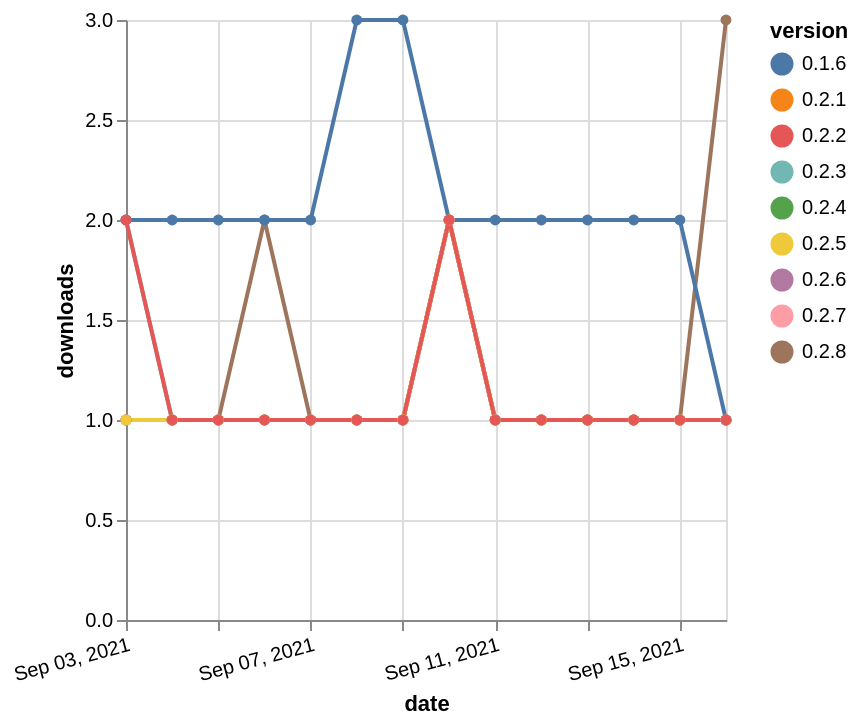

This figure's Vega-Lite source:
### Vega-Lite specification from a JSON file in a GitHub repository (floating-point values rounded to 4 significant figures)
{"$schema": "https://vega.github.io/schema/vega-lite/v5.json", "description": "A simple bar chart with embedded data.", "data": {"values": [{"date": "2021-09-03", "total": 191, "delta": 2, "version": "0.2.3"}, {"date": "2021-09-04", "total": 192, "delta": 1, "version": "0.2.3"}, {"date": "2021-09-05", "total": 193, "delta": 1, "version": "0.2.3"}, {"date": "2021-09-06", "total": 194, "delta": 1, "version": "0.2.3"}, {"date": "2021-09-07", "total": 195, "delta": 1, "version": "0.2.3"}, {"date": "2021-09-08", "total": 196, "delta": 1, "version": "0.2.3"}, {"date": "2021-09-09", "total": 197, "delta": 1, "version": "0.2.3"}, {"date": "2021-09-10", "total": 199, "delta": 2, "version": "0.2.3"}, {"date": "2021-09-11", "total": 200, "delta": 1, "version": "0.2.3"}, {"date": "2021-09-12", "total": 201, "delta": 1, "version": "0.2.3"}, {"date": "2021-09-13", "total": 202, "delta": 1, "version": "0.2.3"}, {"date": "2021-09-14", "total": 203, "delta": 1, "version": "0.2.3"}, {"date": "2021-09-15", "total": 204, "delta": 1, "version": "0.2.3"}, {"date": "2021-09-16", "total": 205, "delta": 1, "version": "0.2.3"}, {"date": "2021-09-03", "total": 198, "delta": 1, "version": "0.2.4"}, {"date": "2021-09-04", "total": 199, "delta": 1, "version": "0.2.4"}, {"date": "2021-09-05", "total": 200, "delta": 1, "version": "0.2.4"}, {"date": "2021-09-06", "total": 201, "delta": 1, "version": "0.2.4"}, {"date": "2021-09-07", "total": 202, "delta": 1, "version": "0.2.4"}, {"date": "2021-09-08", "total": 203, "delta": 1, "version": "0.2.4"}, {"date": "2021-09-09", "total": 204, "delta": 1, "version": "0.2.4"}, {"date": "2021-09-10", "total": 206, "delta": 2, "version": "0.2.4"}, {"date": "2021-09-11", "total": 207, "delta": 1, "version": "0.2.4"}, {"date": "2021-09-12", "total": 208, "delta": 1, "version": "0.2.4"}, {"date": "2021-09-13", "total": 209, "delta": 1, "version": "0.2.4"}, {"date": "2021-09-14", "total": 210, "delta": 1, "version": "0.2.4"}, {"date": "2021-09-15", "total": 211, "delta": 1, "version": "0.2.4"}, {"date": "2021-09-16", "total": 212, "delta": 1, "version": "0.2.4"}, {"date": "2021-09-03", "total": 182, "delta": 1, "version": "0.2.1"}, {"date": "2021-09-04", "total": 183, "delta": 1, "version": "0.2.1"}, {"date": "2021-09-05", "total": 184, "delta": 1, "version": "0.2.1"}, {"date": "2021-09-06", "total": 185, "delta": 1, "version": "0.2.1"}, {"date": "2021-09-07", "total": 186, "delta": 1, "version": "0.2.1"}, {"date": "2021-09-08", "total": 187, "delta": 1, "version": "0.2.1"}, {"date": "2021-09-09", "total": 188, "delta": 1, "version": "0.2.1"}, {"date": "2021-09-10", "total": 190, "delta": 2, "version": "0.2.1"}, {"date": "2021-09-11", "total": 191, "delta": 1, "version": "0.2.1"}, {"date": "2021-09-12", "total": 192, "delta": 1, "version": "0.2.1"}, {"date": "2021-09-13", "total": 193, "delta": 1, "version": "0.2.1"}, {"date": "2021-09-14", "total": 194, "delta": 1, "version": "0.2.1"}, {"date": "2021-09-15", "total": 195, "delta": 1, "version": "0.2.1"}, {"date": "2021-09-16", "total": 196, "delta": 1, "version": "0.2.1"}, {"date": "2021-09-03", "total": 212, "delta": 1, "version": "0.2.6"}, {"date": "2021-09-04", "total": 213, "delta": 1, "version": "0.2.6"}, {"date": "2021-09-05", "total": 214, "delta": 1, "version": "0.2.6"}, {"date": "2021-09-06", "total": 215, "delta": 1, "version": "0.2.6"}, {"date": "2021-09-07", "total": 216, "delta": 1, "version": "0.2.6"}, {"date": "2021-09-08", "total": 217, "delta": 1, "version": "0.2.6"}, {"date": "2021-09-09", "total": 218, "delta": 1, "version": "0.2.6"}, {"date": "2021-09-10", "total": 220, "delta": 2, "version": "0.2.6"}, {"date": "2021-09-11", "total": 221, "delta": 1, "version": "0.2.6"}, {"date": "2021-09-12", "total": 222, "delta": 1, "version": "0.2.6"}, {"date": "2021-09-13", "total": 223, "delta": 1, "version": "0.2.6"}, {"date": "2021-09-14", "total": 224, "delta": 1, "version": "0.2.6"}, {"date": "2021-09-15", "total": 225, "delta": 1, "version": "0.2.6"}, {"date": "2021-09-16", "total": 226, "delta": 1, "version": "0.2.6"}, {"date": "2021-09-03", "total": 225, "delta": 1, "version": "0.2.8"}, {"date": "2021-09-04", "total": 226, "delta": 1, "version": "0.2.8"}, {"date": "2021-09-05", "total": 227, "delta": 1, "version": "0.2.8"}, {"date": "2021-09-06", "total": 229, "delta": 2, "version": "0.2.8"}, {"date": "2021-09-07", "total": 230, "delta": 1, "version": "0.2.8"}, {"date": "2021-09-08", "total": 231, "delta": 1, "version": "0.2.8"}, {"date": "2021-09-09", "total": 232, "delta": 1, "version": "0.2.8"}, {"date": "2021-09-10", "total": 234, "delta": 2, "version": "0.2.8"}, {"date": "2021-09-11", "total": 235, "delta": 1, "version": "0.2.8"}, {"date": "2021-09-12", "total": 236, "delta": 1, "version": "0.2.8"}, {"date": "2021-09-13", "total": 237, "delta": 1, "version": "0.2.8"}, {"date": "2021-09-14", "total": 238, "delta": 1, "version": "0.2.8"}, {"date": "2021-09-15", "total": 239, "delta": 1, "version": "0.2.8"}, {"date": "2021-09-16", "total": 242, "delta": 3, "version": "0.2.8"}, {"date": "2021-09-03", "total": 182, "delta": 1, "version": "0.2.7"}, {"date": "2021-09-04", "total": 183, "delta": 1, "version": "0.2.7"}, {"date": "2021-09-05", "total": 184, "delta": 1, "version": "0.2.7"}, {"date": "2021-09-06", "total": 185, "delta": 1, "version": "0.2.7"}, {"date": "2021-09-07", "total": 186, "delta": 1, "version": "0.2.7"}, {"date": "2021-09-08", "total": 187, "delta": 1, "version": "0.2.7"}, {"date": "2021-09-09", "total": 188, "delta": 1, "version": "0.2.7"}, {"date": "2021-09-10", "total": 190, "delta": 2, "version": "0.2.7"}, {"date": "2021-09-11", "total": 191, "delta": 1, "version": "0.2.7"}, {"date": "2021-09-12", "total": 192, "delta": 1, "version": "0.2.7"}, {"date": "2021-09-13", "total": 193, "delta": 1, "version": "0.2.7"}, {"date": "2021-09-14", "total": 194, "delta": 1, "version": "0.2.7"}, {"date": "2021-09-15", "total": 195, "delta": 1, "version": "0.2.7"}, {"date": "2021-09-16", "total": 196, "delta": 1, "version": "0.2.7"}, {"date": "2021-09-03", "total": 1775, "delta": 2, "version": "0.1.6"}, {"date": "2021-09-04", "total": 1777, "delta": 2, "version": "0.1.6"}, {"date": "2021-09-05", "total": 1779, "delta": 2, "version": "0.1.6"}, {"date": "2021-09-06", "total": 1781, "delta": 2, "version": "0.1.6"}, {"date": "2021-09-07", "total": 1783, "delta": 2, "version": "0.1.6"}, {"date": "2021-09-08", "total": 1786, "delta": 3, "version": "0.1.6"}, {"date": "2021-09-09", "total": 1789, "delta": 3, "version": "0.1.6"}, {"date": "2021-09-10", "total": 1791, "delta": 2, "version": "0.1.6"}, {"date": "2021-09-11", "total": 1793, "delta": 2, "version": "0.1.6"}, {"date": "2021-09-12", "total": 1795, "delta": 2, "version": "0.1.6"}, {"date": "2021-09-13", "total": 1797, "delta": 2, "version": "0.1.6"}, {"date": "2021-09-14", "total": 1799, "delta": 2, "version": "0.1.6"}, {"date": "2021-09-15", "total": 1801, "delta": 2, "version": "0.1.6"}, {"date": "2021-09-16", "total": 1802, "delta": 1, "version": "0.1.6"}, {"date": "2021-09-03", "total": 255, "delta": 1, "version": "0.2.5"}, {"date": "2021-09-04", "total": 256, "delta": 1, "version": "0.2.5"}, {"date": "2021-09-05", "total": 257, "delta": 1, "version": "0.2.5"}, {"date": "2021-09-06", "total": 258, "delta": 1, "version": "0.2.5"}, {"date": "2021-09-07", "total": 259, "delta": 1, "version": "0.2.5"}, {"date": "2021-09-08", "total": 260, "delta": 1, "version": "0.2.5"}, {"date": "2021-09-09", "total": 261, "delta": 1, "version": "0.2.5"}, {"date": "2021-09-10", "total": 263, "delta": 2, "version": "0.2.5"}, {"date": "2021-09-11", "total": 264, "delta": 1, "version": "0.2.5"}, {"date": "2021-09-12", "total": 265, "delta": 1, "version": "0.2.5"}, {"date": "2021-09-13", "total": 266, "delta": 1, "version": "0.2.5"}, {"date": "2021-09-14", "total": 267, "delta": 1, "version": "0.2.5"}, {"date": "2021-09-15", "total": 268, "delta": 1, "version": "0.2.5"}, {"date": "2021-09-16", "total": 269, "delta": 1, "version": "0.2.5"}, {"date": "2021-09-03", "total": 191, "delta": 2, "version": "0.2.2"}, {"date": "2021-09-04", "total": 192, "delta": 1, "version": "0.2.2"}, {"date": "2021-09-05", "total": 193, "delta": 1, "version": "0.2.2"}, {"date": "2021-09-06", "total": 194, "delta": 1, "version": "0.2.2"}, {"date": "2021-09-07", "total": 195, "delta": 1, "version": "0.2.2"}, {"date": "2021-09-08", "total": 196, "delta": 1, "version": "0.2.2"}, {"date": "2021-09-09", "total": 197, "delta": 1, "version": "0.2.2"}, {"date": "2021-09-10", "total": 199, "delta": 2, "version": "0.2.2"}, {"date": "2021-09-11", "total": 200, "delta": 1, "version": "0.2.2"}, {"date": "2021-09-12", "total": 201, "delta": 1, "version": "0.2.2"}, {"date": "2021-09-13", "total": 202, "delta": 1, "version": "0.2.2"}, {"date": "2021-09-14", "total": 203, "delta": 1, "version": "0.2.2"}, {"date": "2021-09-15", "total": 204, "delta": 1, "version": "0.2.2"}, {"date": "2021-09-16", "total": 205, "delta": 1, "version": "0.2.2"}]}, "width": "container", "mark": {"type": "line", "point": {"filled": true}}, "encoding": {"x": {"field": "date", "type": "temporal", "timeUnit": "yearmonthdate", "title": "date", "axis": {"labelAngle": -15}}, "y": {"field": "delta", "type": "quantitative", "title": "downloads"}, "color": {"field": "version", "type": "nominal"}, "tooltip": {"field": "delta"}}}
